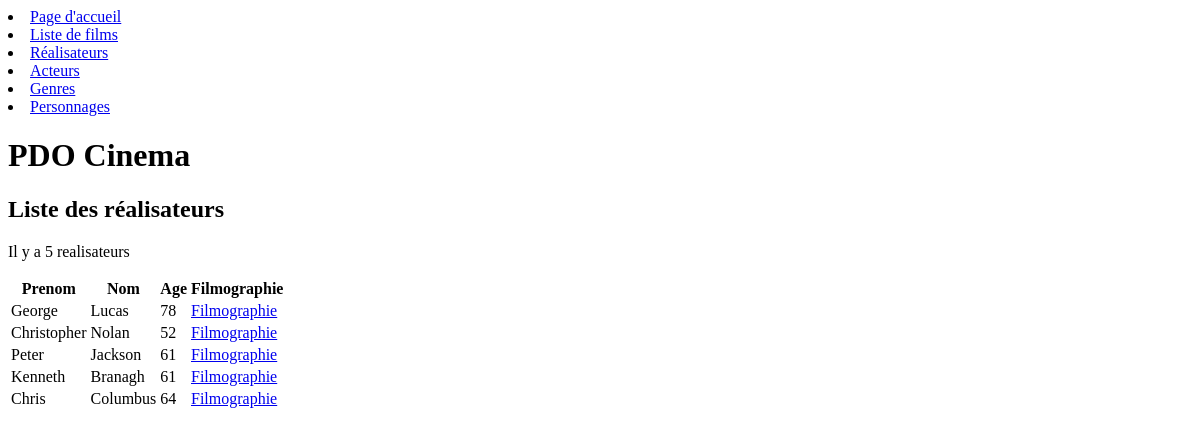
Page /index.php?action=listRealisateurs on the committed database.
### tables this page shows
CREATE TABLE IF NOT EXISTS `realisateur` (
  `id_realisateur` int(11) NOT NULL AUTO_INCREMENT,
  `id_personne` int(11) NOT NULL,
  PRIMARY KEY (`id_realisateur`),
  KEY `id_personne` (`id_personne`),
  CONSTRAINT `FK_REALISATEUR_PERSONNE` FOREIGN KEY (`id_personne`) REFERENCES `personne` (`id_personne`)
);

CREATE TABLE IF NOT EXISTS `personne` (
  `id_personne` int(11) NOT NULL AUTO_INCREMENT,
  `nom` varchar(100) NOT NULL,
  `prenom` varchar(100) NOT NULL,
  `sexe` varchar(50) NOT NULL,
  `date_naissance` date NOT NULL,
  PRIMARY KEY (`id_personne`)
);

### controller/CinemaController.php (called while the page is built, shortened)
<?php
    class CinemaController{
        public function listRealisateurs(){
            $pdo = Connect::seConnecter();
            $sqlQuery = "SELECT id_realisateur, nom, prenom, FLOOR(DATEDIFF(NOW(), date_naissance) / 365.25) AS age
            FROM personne, realisateur
            WHERE personne.id_personne = realisateur.id_personne";
            $requete = $pdo->query($sqlQuery);
            require "view/realisateur/listRealisateur.php";
        }
    }

### view/realisateur/listRealisateur.php (the view, shortened to what this page needs)
<p>Il y a <?= $requete->rowCount() ?> realisateurs</p>
<table>
    <thead>
        <tr>
            <th>Prenom</th>
            <th>Nom</th>
            <th>Age</th>
            <th>Filmographie</th>
        </tr>
    </thead>
    <tbody>
<?php
    foreach($requete->fetchAll() as $realisateur){
        $index = $realisateur['id_realisateur'];
            echo    "<tr>",
                        "<td>".$realisateur['prenom']."</a></td>",
                        "<td>".$realisateur['nom']."</td>",
                        "<td>".$realisateur['age']."</td>",
                        "<td><a href=index.php?action=filmographieRealisateur&id=$index>Filmographie</a></td>",
                    "</tr>";
}
?>
    </tbody>
</table>
<?php
require "view/template.php";

### rows in the picture
realisateur: id_personne.prenom "George", id_personne.nom "Lucas", age "78"
realisateur: id_personne.prenom "Christopher", id_personne.nom "Nolan", age "52"
realisateur: id_personne.prenom "Peter", id_personne.nom "Jackson", age "61"
realisateur: id_personne.prenom "Kenneth", id_personne.nom "Branagh", age "61"
realisateur: id_personne.prenom "Chris", id_personne.nom "Columbus", age "64"

### other values in the picture
$titre_secondaire "Liste des réalisateurs"
$requete->rowCount() "5"
